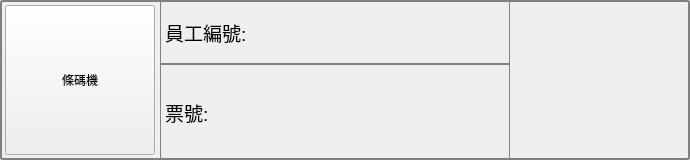
<?xml version="1.0" encoding="UTF-8"?>
<ui version="4.0">
 <class>ItemBarcode</class>
 <widget class="QWidget" name="ItemBarcode">
  <property name="geometry">
   <rect>
    <x>0</x>
    <y>0</y>
    <width>690</width>
    <height>160</height>
   </rect>
  </property>
  <property name="minimumSize">
   <size>
    <width>0</width>
    <height>0</height>
   </size>
  </property>
  <property name="maximumSize">
   <size>
    <width>16777215</width>
    <height>10000</height>
   </size>
  </property>
  <property name="windowTitle">
   <string>Form</string>
  </property>
  <layout class="QGridLayout" name="gridLayout">
   <property name="leftMargin">
    <number>0</number>
   </property>
   <property name="topMargin">
    <number>0</number>
   </property>
   <property name="rightMargin">
    <number>0</number>
   </property>
   <property name="bottomMargin">
    <number>0</number>
   </property>
   <property name="spacing">
    <number>0</number>
   </property>
   <item row="0" column="0">
    <widget class="QWidget" name="w0" native="true">
     <property name="minimumSize">
      <size>
       <width>121</width>
       <height>0</height>
      </size>
     </property>
     <property name="maximumSize">
      <size>
       <width>16777215</width>
       <height>100000</height>
      </size>
     </property>
     <property name="styleSheet">
      <string notr="true">QWidget#w0{ border: 2px solid gray;
    border-radius: 3px;
    padding: 1px 18px 1px 3px;
    min-width: 6em;}</string>
     </property>
     <layout class="QGridLayout" name="gridLayout_4" rowstretch="2,3">
      <property name="leftMargin">
       <number>0</number>
      </property>
      <property name="topMargin">
       <number>0</number>
      </property>
      <property name="rightMargin">
       <number>20</number>
      </property>
      <property name="bottomMargin">
       <number>0</number>
      </property>
      <property name="spacing">
       <number>0</number>
      </property>
      <item row="0" column="0" rowspan="2">
       <widget class="QWidget" name="w0_0" native="true">
        <property name="minimumSize">
         <size>
          <width>0</width>
          <height>0</height>
         </size>
        </property>
        <property name="maximumSize">
         <size>
          <width>160</width>
          <height>16777215</height>
         </size>
        </property>
        <layout class="QGridLayout" name="gridLayout_6">
         <property name="leftMargin">
          <number>5</number>
         </property>
         <property name="topMargin">
          <number>5</number>
         </property>
         <property name="rightMargin">
          <number>5</number>
         </property>
         <property name="bottomMargin">
          <number>5</number>
         </property>
         <item row="0" column="0">
          <widget class="QPushButton" name="btn0">
           <property name="sizePolicy">
            <sizepolicy hsizetype="Minimum" vsizetype="Minimum">
             <horstretch>0</horstretch>
             <verstretch>0</verstretch>
            </sizepolicy>
           </property>
           <property name="minimumSize">
            <size>
             <width>0</width>
             <height>0</height>
            </size>
           </property>
           <property name="maximumSize">
            <size>
             <width>300</width>
             <height>16777215</height>
            </size>
           </property>
           <property name="styleSheet">
            <string notr="true"/>
           </property>
           <property name="text">
            <string>條碼機</string>
           </property>
           <property name="checkable">
            <bool>true</bool>
           </property>
          </widget>
         </item>
        </layout>
       </widget>
      </item>
      <item row="0" column="1">
       <widget class="QWidget" name="w0_1" native="true">
        <property name="styleSheet">
         <string notr="true">QWidget#w0_1{    border: 1px solid gray;
    padding: 1px 18px 1px 3px;
    min-width: 6em;}</string>
        </property>
        <layout class="QGridLayout" name="gridLayout_3">
         <property name="leftMargin">
          <number>5</number>
         </property>
         <property name="topMargin">
          <number>5</number>
         </property>
         <property name="rightMargin">
          <number>5</number>
         </property>
         <property name="bottomMargin">
          <number>5</number>
         </property>
         <item row="0" column="0">
          <widget class="QLabel" name="lbTitle0">
           <property name="minimumSize">
            <size>
             <width>100</width>
             <height>0</height>
            </size>
           </property>
           <property name="maximumSize">
            <size>
             <width>100</width>
             <height>16777215</height>
            </size>
           </property>
           <property name="font">
            <font>
             <pointsize>14</pointsize>
            </font>
           </property>
           <property name="text">
            <string>員工編號:</string>
           </property>
          </widget>
         </item>
         <item row="0" column="1">
          <widget class="Vinput" name="lb0" native="true">
           <property name="minimumSize">
            <size>
             <width>30</width>
             <height>0</height>
            </size>
           </property>
          </widget>
         </item>
        </layout>
       </widget>
      </item>
      <item row="1" column="1">
       <widget class="QWidget" name="w0_2" native="true">
        <property name="styleSheet">
         <string notr="true">QWidget#w0_2{border: 1px solid gray;
    padding: 1px 18px 1px 3px;
    min-width: 6em;}</string>
        </property>
        <layout class="QGridLayout" name="gridLayout_8">
         <property name="leftMargin">
          <number>5</number>
         </property>
         <property name="topMargin">
          <number>5</number>
         </property>
         <property name="rightMargin">
          <number>5</number>
         </property>
         <property name="bottomMargin">
          <number>5</number>
         </property>
         <item row="0" column="0">
          <widget class="QLabel" name="lbTitle1">
           <property name="minimumSize">
            <size>
             <width>100</width>
             <height>0</height>
            </size>
           </property>
           <property name="maximumSize">
            <size>
             <width>100</width>
             <height>16777215</height>
            </size>
           </property>
           <property name="font">
            <font>
             <pointsize>14</pointsize>
            </font>
           </property>
           <property name="text">
            <string>票號:</string>
           </property>
          </widget>
         </item>
         <item row="0" column="1">
          <widget class="Vinput" name="lb1" native="true">
           <property name="sizePolicy">
            <sizepolicy hsizetype="Minimum" vsizetype="Minimum">
             <horstretch>0</horstretch>
             <verstretch>0</verstretch>
            </sizepolicy>
           </property>
          </widget>
         </item>
        </layout>
       </widget>
      </item>
      <item row="0" column="2" rowspan="2">
       <widget class="QWidget" name="w0_3" native="true">
        <property name="minimumSize">
         <size>
          <width>160</width>
          <height>0</height>
         </size>
        </property>
        <property name="maximumSize">
         <size>
          <width>160</width>
          <height>16777215</height>
         </size>
        </property>
        <layout class="QGridLayout" name="gridLayout_2">
         <item row="0" column="0">
          <widget class="QLabel" name="lbTitle2">
           <property name="minimumSize">
            <size>
             <width>100</width>
             <height>0</height>
            </size>
           </property>
           <property name="maximumSize">
            <size>
             <width>100</width>
             <height>16777215</height>
            </size>
           </property>
           <property name="font">
            <font>
             <pointsize>16</pointsize>
            </font>
           </property>
           <property name="text">
            <string/>
           </property>
           <property name="alignment">
            <set>Qt::AlignCenter</set>
           </property>
          </widget>
         </item>
        </layout>
       </widget>
      </item>
     </layout>
    </widget>
   </item>
  </layout>
 </widget>
 <customwidgets>
  <customwidget>
   <class>Vinput</class>
   <extends>QWidget</extends>
   <header>Vinput.h</header>
   <container>1</container>
  </customwidget>
 </customwidgets>
 <resources/>
 <connections/>
</ui>
